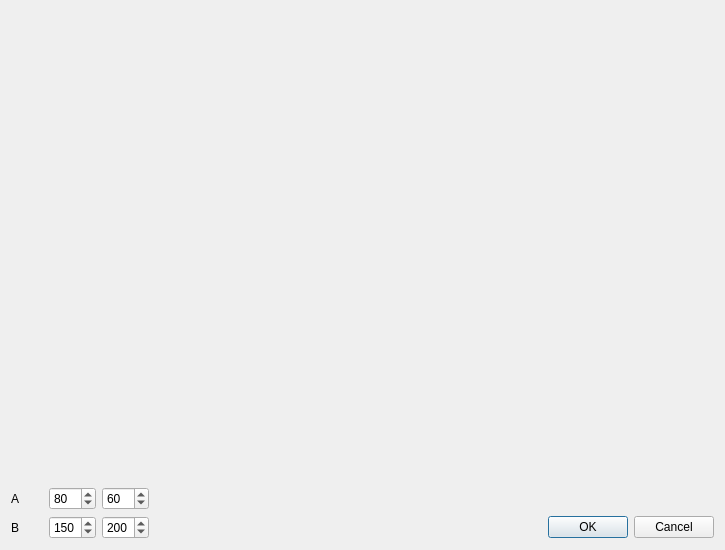
<?xml version="1.0" encoding="UTF-8"?>
<ui version="4.0">
 <class>DialogPiecewiseLinearTransformation</class>
 <widget class="QDialog" name="DialogPiecewiseLinearTransformation">
  <property name="geometry">
   <rect>
    <x>0</x>
    <y>0</y>
    <width>725</width>
    <height>550</height>
   </rect>
  </property>
  <property name="windowTitle">
   <string>Picewise Linear Tranformation Function</string>
  </property>
  <layout class="QHBoxLayout" name="horizontalLayout">
   <item>
    <layout class="QGridLayout" name="gridLayout">
     <item row="0" column="0" colspan="4">
      <widget class="QCustomPlot" name="transformationFunctionPlot" native="true">
       <property name="minimumSize">
        <size>
         <width>400</width>
         <height>400</height>
        </size>
       </property>
      </widget>
     </item>
     <item row="1" column="0">
      <widget class="QLabel" name="labelA">
       <property name="minimumSize">
        <size>
         <width>32</width>
         <height>0</height>
        </size>
       </property>
       <property name="text">
        <string>A</string>
       </property>
      </widget>
     </item>
     <item row="1" column="1">
      <widget class="QSpinBox" name="spinBoxR1">
       <property name="maximum">
        <number>255</number>
       </property>
       <property name="value">
        <number>80</number>
       </property>
      </widget>
     </item>
     <item row="1" column="2">
      <widget class="QSpinBox" name="spinBoxS1">
       <property name="maximum">
        <number>255</number>
       </property>
       <property name="value">
        <number>60</number>
       </property>
      </widget>
     </item>
     <item row="1" column="3">
      <widget class="QLabel" name="label">
       <property name="text">
        <string/>
       </property>
      </widget>
     </item>
     <item row="2" column="0">
      <widget class="QLabel" name="labelB">
       <property name="minimumSize">
        <size>
         <width>32</width>
         <height>0</height>
        </size>
       </property>
       <property name="text">
        <string>B</string>
       </property>
      </widget>
     </item>
     <item row="2" column="1">
      <widget class="QSpinBox" name="spinBoxR2">
       <property name="maximum">
        <number>255</number>
       </property>
       <property name="value">
        <number>150</number>
       </property>
      </widget>
     </item>
     <item row="2" column="2">
      <widget class="QSpinBox" name="spinBoxS2">
       <property name="maximum">
        <number>255</number>
       </property>
       <property name="value">
        <number>200</number>
       </property>
      </widget>
     </item>
     <item row="2" column="3">
      <widget class="QDialogButtonBox" name="buttonBox">
       <property name="orientation">
        <enum>Qt::Horizontal</enum>
       </property>
       <property name="standardButtons">
        <set>QDialogButtonBox::Cancel|QDialogButtonBox::Ok</set>
       </property>
       <property name="centerButtons">
        <bool>false</bool>
       </property>
      </widget>
     </item>
    </layout>
   </item>
  </layout>
 </widget>
 <customwidgets>
  <customwidget>
   <class>QCustomPlot</class>
   <extends>QWidget</extends>
   <header>qcustomplot.h</header>
   <container>1</container>
  </customwidget>
 </customwidgets>
 <resources/>
 <connections>
  <connection>
   <sender>buttonBox</sender>
   <signal>accepted()</signal>
   <receiver>DialogPiecewiseLinearTransformation</receiver>
   <slot>accept()</slot>
   <hints>
    <hint type="sourcelabel">
     <x>248</x>
     <y>254</y>
    </hint>
    <hint type="destinationlabel">
     <x>157</x>
     <y>274</y>
    </hint>
   </hints>
  </connection>
  <connection>
   <sender>buttonBox</sender>
   <signal>rejected()</signal>
   <receiver>DialogPiecewiseLinearTransformation</receiver>
   <slot>reject()</slot>
   <hints>
    <hint type="sourcelabel">
     <x>316</x>
     <y>260</y>
    </hint>
    <hint type="destinationlabel">
     <x>286</x>
     <y>274</y>
    </hint>
   </hints>
  </connection>
 </connections>
</ui>
